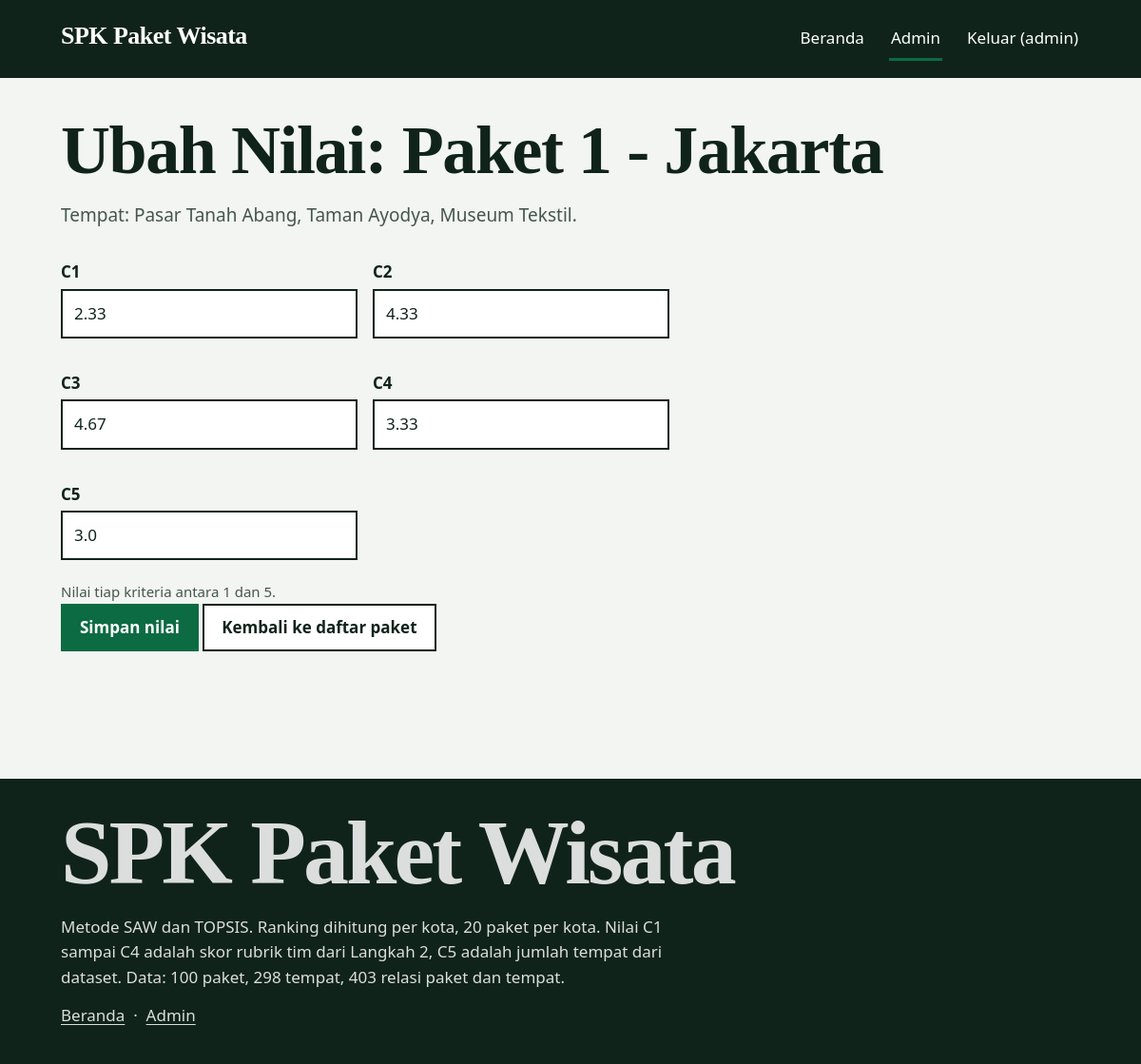
Page /admin/paket/1/nilai (signed in) on the committed database.
### tables this page shows
CREATE TABLE paket (
    id INTEGER PRIMARY KEY AUTOINCREMENT,
    kota_id INTEGER NOT NULL,
    nomor_paket INTEGER NOT NULL UNIQUE,
    nama_tampil TEXT NOT NULL,
    FOREIGN KEY (kota_id) REFERENCES kota (id) ON DELETE RESTRICT
);

CREATE TABLE nilai_paket (
    paket_id INTEGER NOT NULL,
    kriteria_id INTEGER NOT NULL,
    nilai REAL NOT NULL CHECK (nilai BETWEEN 1 AND 5),
    PRIMARY KEY (paket_id, kriteria_id),
    FOREIGN KEY (paket_id) REFERENCES paket (id) ON DELETE CASCADE,
    FOREIGN KEY (kriteria_id) REFERENCES kriteria (id) ON DELETE RESTRICT
);

### app.py (the view, shortened to what this page needs)
@app.route("/admin/paket/<int:paket_id>/nilai", methods=["GET", "POST"])
@login_required
def admin_nilai(paket_id):
    detail = database.get_paket_detail(paket_id)
    if detail is None:
        return redirect(url_for("admin_paket"))
    return render_template("admin_nilai.html", detail=detail)

### app.py (called while the page is built)
def login_required(view):
    @wraps(view)
    def wrapper(*args, **kwargs):
        if not session.get("admin"):
            return redirect(url_for("admin_login"))
        return view(*args, **kwargs)
    return wrapper

### database.py (called while the page is built)
def get_connection():
    conn = sqlite3.connect(DB_PATH)
    conn.row_factory = sqlite3.Row
    conn.execute("PRAGMA foreign_keys = ON")
    return conn

### templates/admin_nilai.html (shortened to what this page needs)
{% extends "base.html" %}
{% block content %}
<div class="page-head">
  <h1>Ubah Nilai: {{ detail.nama_tampil }}</h1>
  <p class="lede">Tempat: {{ detail.tempat|map(attribute='nama')|join(', ') }}.</p>
</div>
<form method="post">
  <div class="form-row">
  {% for i in range(1,6) %}
    <p class="field">
      <label for="C{{ i }}">C{{ i }}</label>
      <input type="number" step="0.01" min="1" max="5" id="C{{ i }}" name="C{{ i }}" value="{{ detail.nilai['C' ~ i] }}" required aria-describedby="nilai-hint">
    </p>
  {% endfor %}
  </div>
  <p class="hint" id="nilai-hint">Nilai tiap kriteria antara 1 dan 5.</p>
  <p><button type="submit">Simpan nilai</button> <a class="btn btn-quiet" href="{{ url_for('admin_paket') }}">Kembali ke daftar paket</a></p>
</form>
{% endblock %}

### static/style.css (style rules this page uses)
:root { --ground: #f2f5f2; --surface: #ffffff; --field: #e4ece6; --ink: #10231b; --muted: #46564d; --accent: #0c6b43; --accent-ink: #ffffff; --accent-deep: #084d30; --line: #c9d4cc; --winner: #fdf0c2; --danger: #8f1d1d; --danger-field: #fbe9e7; --ok-field: #e2f0e6; --display: Georgia, "Times New Roman", serif; --text: system-ui, -apple-system, "Segoe UI", Roboto, Arial, sans-serif; --measure: 1120px; --gap: 24px; }
* { box-sizing: border-box; }
html { overflow-x: clip; scroll-behavior: smooth; }
body { overflow-x: clip; }
body { margin: 0; background: var(--ground); color: var(--ink); font-family: var(--text); font-size: 17px; line-height: 1.55; }
h1, h2, h3, h4 { font-family: var(--display); font-weight: 700; letter-spacing: -0.02em; line-height: 1.02; overflow-wrap: break-word; min-width: 0; }
h1 { font-size: clamp(40px, 6vw, 72px); margin: 0 0 16px; }
p { margin: 0 0 14px; max-width: 68ch; }
a { color: var(--accent); text-underline-offset: 3px; }
.page-head { margin-bottom: 32px; }
.page-head .lede { font-size: 19px; color: var(--muted); max-width: 62ch; }
.btn, button { background: var(--accent); color: var(--accent-ink); border: 0; padding: 12px 20px; font: inherit; font-weight: 700; cursor: pointer; text-decoration: none; display: inline-block; min-height: 44px; }
.btn-quiet { background: var(--surface); color: var(--ink); border: 2px solid var(--ink); padding: 10px 18px; }
form { max-width: 640px; }
.field { margin: 0 0 18px; }
label { display: block; font-weight: 700; margin-bottom: 4px; }
.hint { color: var(--muted); font-size: 15px; margin: 4px 0 0; }
input, select, textarea { font: inherit; padding: 11px 12px; width: 100%; background: var(--surface); color: var(--ink); border: 2px solid var(--ink); min-height: 44px; }
.form-row { display: grid; grid-template-columns: 1fr 1fr; gap: 16px; }
@media (prefers-reduced-motion: no-preference) { main > * { animation: rise 320ms ease-out both; } }
@media (prefers-reduced-motion: no-preference) { main > *:nth-child(2) { animation-delay: 60ms; } }

### rows in the picture
paket: nama_tampil "Paket 1 - Jakarta"
nilai_paket: C1 "2.33"
nilai_paket: C2 "4.33"
nilai_paket: C3 "4.67"
nilai_paket: C4 "3.33"
nilai_paket: C5 "3.0"

### other values in the picture
{{ session.get('admin') }} "admin"
{{ detail.tempat|map(attribute='nama')|join(', ') }} "Pasar Tanah Abang, Taman Ayodya, Museum Tekstil"
{{ i }} "1" "2" "3" "4" "5"
